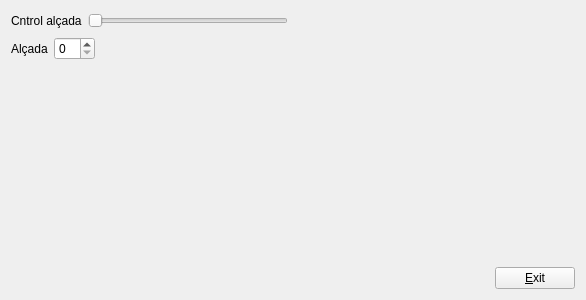
<?xml version="1.0" encoding="UTF-8"?>
<ui version="4.0">
 <class>MyForm</class>
 <widget class="QWidget" name="MyForm">
  <property name="geometry">
   <rect>
    <x>0</x>
    <y>0</y>
    <width>586</width>
    <height>300</height>
   </rect>
  </property>
  <property name="sizePolicy">
   <sizepolicy hsizetype="Fixed" vsizetype="Fixed">
    <horstretch>0</horstretch>
    <verstretch>0</verstretch>
   </sizepolicy>
  </property>
  <property name="minimumSize">
   <size>
    <width>250</width>
    <height>0</height>
   </size>
  </property>
  <property name="windowTitle">
   <string>Form</string>
  </property>
  <layout class="QVBoxLayout" name="verticalLayout_2">
   <item>
    <layout class="QHBoxLayout" name="horizontalLayout">
     <item>
      <widget class="QLabel" name="label">
       <property name="text">
        <string>Cntrol alçada</string>
       </property>
      </widget>
     </item>
     <item>
      <widget class="QSlider" name="horizontalSlider">
       <property name="sizePolicy">
        <sizepolicy hsizetype="Fixed" vsizetype="Fixed">
         <horstretch>0</horstretch>
         <verstretch>0</verstretch>
        </sizepolicy>
       </property>
       <property name="minimumSize">
        <size>
         <width>200</width>
         <height>0</height>
        </size>
       </property>
       <property name="orientation">
        <enum>Qt::Horizontal</enum>
       </property>
      </widget>
     </item>
     <item>
      <spacer name="horizontalSpacer_3">
       <property name="orientation">
        <enum>Qt::Horizontal</enum>
       </property>
       <property name="sizeHint" stdset="0">
        <size>
         <width>40</width>
         <height>20</height>
        </size>
       </property>
      </spacer>
     </item>
    </layout>
   </item>
   <item>
    <layout class="QHBoxLayout" name="horizontalLayout_2">
     <item>
      <widget class="QLabel" name="label_2">
       <property name="text">
        <string>Alçada</string>
       </property>
      </widget>
     </item>
     <item>
      <widget class="QSpinBox" name="spinBox"/>
     </item>
     <item>
      <spacer name="horizontalSpacer_2">
       <property name="orientation">
        <enum>Qt::Horizontal</enum>
       </property>
       <property name="sizeHint" stdset="0">
        <size>
         <width>40</width>
         <height>20</height>
        </size>
       </property>
      </spacer>
     </item>
    </layout>
   </item>
   <item>
    <layout class="QHBoxLayout" name="horizontalLayout_3">
     <item>
      <spacer name="horizontalSpacer">
       <property name="orientation">
        <enum>Qt::Horizontal</enum>
       </property>
       <property name="sizeHint" stdset="0">
        <size>
         <width>40</width>
         <height>20</height>
        </size>
       </property>
      </spacer>
     </item>
     <item>
      <layout class="QVBoxLayout" name="verticalLayout">
       <item>
        <spacer name="verticalSpacer">
         <property name="orientation">
          <enum>Qt::Vertical</enum>
         </property>
         <property name="sizeHint" stdset="0">
          <size>
           <width>20</width>
           <height>40</height>
          </size>
         </property>
        </spacer>
       </item>
       <item>
        <widget class="QPushButton" name="MyBotton">
         <property name="text">
          <string>&amp;Exit</string>
         </property>
         <property name="shortcut">
          <string>Ctrl+X</string>
         </property>
        </widget>
       </item>
      </layout>
     </item>
    </layout>
   </item>
  </layout>
 </widget>
 <resources/>
 <connections>
  <connection>
   <sender>horizontalSlider</sender>
   <signal>valueChanged(int)</signal>
   <receiver>spinBox</receiver>
   <slot>setValue(int)</slot>
   <hints>
    <hint type="sourcelabel">
     <x>98</x>
     <y>96</y>
    </hint>
    <hint type="destinationlabel">
     <x>101</x>
     <y>126</y>
    </hint>
   </hints>
  </connection>
  <connection>
   <sender>MyBotton</sender>
   <signal>pressed()</signal>
   <receiver>MyForm</receiver>
   <slot>close()</slot>
   <hints>
    <hint type="sourcelabel">
     <x>312</x>
     <y>261</y>
    </hint>
    <hint type="destinationlabel">
     <x>359</x>
     <y>175</y>
    </hint>
   </hints>
  </connection>
 </connections>
</ui>
